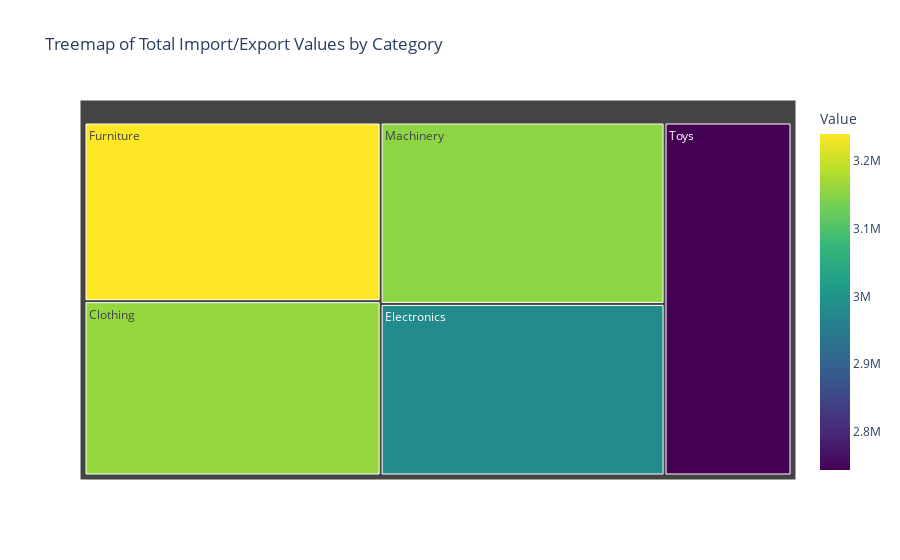

The code cell stored with this chart in its notebook:
### Code cell
import plotly.express as px
import pandas as pd

# Group by Category and sum the values for both Imports and Exports
category_values = df.groupby('Category')['Value'].sum().reset_index()

# Create a treemap
fig = px.treemap(category_values, 
                 path=['Category'],  # Hierarchy of categories
                 values='Value',     # Values for treemap sizing
                 title='Treemap of Total Import/Export Values by Category',
                 color='Value',      # Color based on value
                 color_continuous_scale='Viridis')  # Color scale

# Show the treemap
fig.show()

### Figure 1 — Plotly figure (JSON) as saved in the notebook; plotly's stock layout.template omitted (floating-point values rounded to 4 significant figures)
{"data": [{"branchvalues": "total", "customdata": [[3161000.0], [2983000.0], [3240000.0], [3154000.0], [2744000.0]], "domain": {"x": [0, 1], "y": [0, 1]}, "hovertemplate": "labels=%{label}<br>Value_sum=%{value}<br>parent=%{parent}<br>id=%{id}<br>Value=%{color}<extra></extra>", "ids": ["Clothing", "Electronics", "Furniture", "Machinery", "Toys"], "labels": ["Clothing", "Electronics", "Furniture", "Machinery", "Toys"], "marker": {"coloraxis": "coloraxis", "colors": [3161000.0, 2983000.0, 3240000.0, 3154000.0, 2744000.0]}, "name": "", "parents": ["", "", "", "", ""], "type": "treemap", "values": [3161000.0, 2983000.0, 3240000.0, 3154000.0, 2744000.0]}], "layout": {"autosize": true, "coloraxis": {"colorbar": {"title": {"text": "Value"}}, "colorscale": [[0, "#440154"], [0.1111, "#482878"], [0.2222, "#3e4989"], [0.3333, "#31688e"], [0.4444, "#26828e"], [0.5556, "#1f9e89"], [0.6667, "#35b779"], [0.7778, "#6ece58"], [0.8889, "#b5de2b"], [1, "#fde725"]]}, "legend": {"tracegroupgap": 0}, "title": {"text": "Treemap of Total Import/Export Values by Category"}}}
